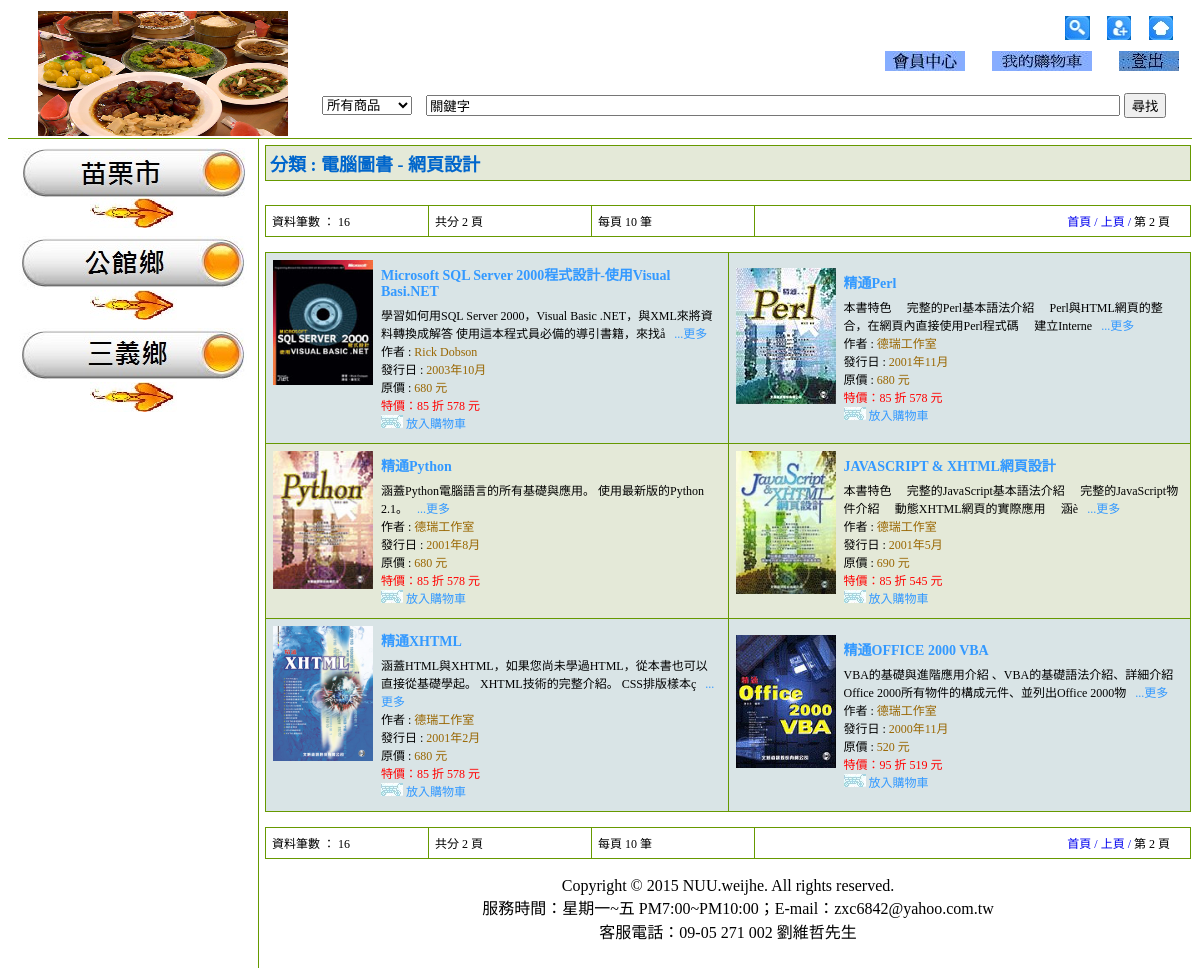
/index.php?page=1, run on the app's committed database.
### tables this page shows
CREATE TABLE `computer_books` (
  `id` int(11) NOT NULL auto_increment,
  `title` varchar(256) NOT NULL,
  `author` varchar(256) default NULL,
  `translator` varchar(256) default NULL,
  `contents` text,
  `feature` text,
  `cd` tinyint(4) default '0',
  `publishdate` date NOT NULL,
  `price` smallint(6) default '0',
  `discount` tinyint(4) default '100',
  `saleprice` smallint(6) default '0',
  `item_index` varchar(12) NOT NULL,
  `photo` varchar(256) default NULL,
  `publisher` varchar(64) default NULL,
  `color` tinyint(4) default '0',
  `category` varchar(20) default NULL,
  `category_type` varchar(20) default NULL,
  PRIMARY KEY  (`id`)
);

### index.php (the view, shortened to what this page needs)
<?php require_once('Connections/connection.php'); ?>
<?php
$page = 0;
if (isset($_GET['page'])) {
  $page = $_GET['page'];
}
?>
<?php
$rowsPerPage = 10;
$query = "SELECT * FROM " . $_SESSION['database'] . " WHERE author = '德瑞工作室'
	OR translator = '德瑞工作室' ORDER BY publishdate DESC";
$result = mysql_query($query, $connection) or die(mysql_error());
if ($result)
{
	$totalRows = mysql_num_rows($result);
	$totalPages = ceil($totalRows / $rowsPerPage);
}
?>
<?php
$startRow = $page * $rowsPerPage;
$current_query = sprintf("%s LIMIT %d, %d", $query, $startRow, $rowsPerPage);
$result = mysql_query($current_query, $connection) or die(mysql_error());
if ($result) {
	$rowsOfCurrentPage = mysql_num_rows($result);
}
?>
<!DOCTYPE html PUBLIC "-//W3C//DTD XHTML 1.0 Transitional//EN" "http://www.w3.org/TR/xhtml1/DTD/xhtml1-transitional.dtd">
<html xmlns="http://www.w3.org/1999/xhtml">
<head>
<link href="CSS/index.css" rel="stylesheet" type="text/css" />
</head>
<body>
<?php require_once("menu_top.php"); ?>
<table class="index_style1">
  <tr>
    <td class="index_style2">
      <span class="index_style3">
        分類 : 電腦圖書 - 網頁設計
      </span>
    </td>
  </tr>
</table>
<br />
<?php
if ($rowsOfCurrentPage)
{
?>
  <table class="index_style4">
    <tr>
      <td class="index_style5">
        資料筆數 ： <?php echo $totalRows ?>
      </td>
      <td class="index_style5">
        共分 <?php echo $totalPages; ?> 頁
      </td>
      <td class="index_style5">
        每頁 <?php echo $rowsPerPage; ?> 筆
      </td>
      <td class="index_style6">
			  <?php
				  if ($page > 0) {
			  ?>
            <a href="<?php printf("%s?page=%d", $_SERVER["PHP_SELF"], 0); ?>" class="index_style7">首頁 /</a>
				<?php
					}
				?>
        <?php
				  if ($page > 0) {
			  ?>
            <a href="<?php printf("%s?page=%d", $_SERVER["PHP_SELF"], max(0, $page - 1)); ?>"
              class="index_style7">上頁 /</a>
        <?php
					}
				?>
				第 <?php echo $page + 1; ?> 頁
      </td>
    </tr>
  </table>
  <table class="index_style8">
	<?php
    $odd = true;
		$index = 0;
    while ($row = mysql_fetch_assoc($result))
    {
      if ($odd)
      {
    ?>
      <tr>
    <?php
      }
      if ($index % 4 < 2)
      {
    ?>
		    <td class="index_style9">
    <?php
      } else {
		?>
			  <td class="index_style16">
    <?php
      }
		?>
          <table>
            <tr>
              <td class="index_style10">
                <img src="<?php echo 'photo/item/' . $row['photo']; ?>" width="100" />
              </td>
              <td class="index_style10">
                <table>
                  <tr>
                    <td class="index_style11">
                      <a href="item_detail.php?pro_id=<?php echo $row['id']; ?>" class="index_style12">
                        <?php echo $row['title']; ?>
                      </a>
                    </td>
                  </tr>
                  <tr>
                    <td class="index_style13">
                      <?php echo substr($row['feature'], 0, 140); ?>
                      <a href="item_detail.php?pro_id=<?php echo $row['id']; ?>" class="index_style12">
                        ...更多
                      </a>
                      <br />
                      作者 :
                      <span class="index_style14">
                        <?php echo $row['author']; ?>
                      </span>
                      <br />
                      發行日 :
                      <span class="index_style14">
                        <?php echo date("Y年n月", strtotime($row['publishdate'])); ?>
                      </span>
                      <br />
                      原價 :
											<span class="index_style14">
											  <?php echo $row['price']; ?> 元
                      </span>
                      <br />
                      <span class="index_style15">
                        特價：<?php echo $row['discount']; ?> 折
                         <?php echo $row['saleprice']; ?> 元
                      </span>
                      <br />
                      <img src="photo/item_list_shop.jpg" />
                      <a href="add_to_cart.php?id=<?php echo $row['id']; ?>" class="index_style12">
                        放入購物車
                      </a>
                    </td>
                  </tr>
                </table>
              </td>
            </tr>
          </table>
        </td>
    <?php
		  $odd = !$odd;
			$index++;
      if ($odd || ($index > $rowsPerPage - 1))
      {
    ?>
      </tr>
    <?php
			}
    }
    ?>
  </table>
  <table class="index_style4">
    <tr>
      <td class="index_style5">
        資料筆數 ： <?php echo $totalRows ?>
      </td>
      <td class="index_style5">
        共分 <?php echo $totalPages; ?> 頁
      </td>
      <td class="index_style5">
        每頁 <?php echo $rowsPerPage; ?> 筆
      </td>
      <td class="index_style6">
			  <?php
				  if ($page > 0) {
			  ?>
            <a href="<?php printf("%s?page=%d", $_SERVER["PHP_SELF"], 0); ?>" class="index_style7">首頁 /</a>
				<?php
					}
				?>
        <?php
				  if ($page > 0) {
			  ?>
            <a href="<?php printf("%s?page=%d", $_SERVER["PHP_SELF"], max(0, $page - 1)); ?>"
              class="index_style7">上頁 /</a>
        <?php
					}
				?>
				第 <?php echo $page + 1; ?> 頁
      </td>
    </tr>
  </table>
  <br />
<?php
}
?>
<?php require_once("menu_bottom.php"); ?>
</body>
</html>

### CSS/index.css (style rules this page uses)
.index_style1 { border-collapse: collapse; width: 100%; border: 1px solid #669900; }
.index_style2 { padding: 4px; background-color: #E4E9D8; }
.index_style3 { color: #0066CC; font-size: 18px; font-weight: bold; }
.index_style4 { border-collapse: collapse; width: 100%; border: 1px solid #669900; font-size: 12px; margin-top: 6px; }
.index_style5 { padding: 6px; width: 150px; border: 1px solid #669900; }
.index_style6 { padding: 4px; text-align: right; border: 1px solid #669900; padding-right: 20px; }
.index_style7 { text-decoration: none; }
.index_style8 { border-collapse: collapse; width: 100%; border: 1px solid #669900; font-size: 12px; margin-top: 15px; margin-bottom: 15px; }
.index_style9 { padding: 4px; width: 50%; border: 1px solid #669900; background-color: #D9E4E6; }
.index_style10 { vertical-align: top; }
.index_style11 { padding: 2px; font-size: 14px; font-weight: bold; }
.index_style12 { text-decoration: none; color: #3399FF; }
.index_style13 { padding: 2px; }
.index_style14 { color: #996600; }
.index_style15 { color: #FF0000; }
.index_style16 { padding: 4px; width: 50%; border: 1px solid #669900; background-color: #E4E9D8; }

### data on the page
computer_books: photo (picture), title "Microsoft SQL Server 2000程式設計-使用Visual Basi.NET", feature "學習如何用SQL Server 2000，Visual Basic .NET，與XML來將資料轉換成解答 使用這本程式員必備的導引書籍，來找å", author "Rick Dobson", publishdate "2003年10月", price "680", discount "85", saleprice "578"
computer_books: photo (picture), title "精通Perl", feature "本書特色  完整的Perl基本語法介紹  Perl與HTML網頁的整合，在網頁內直接使用Perl程式碼  建立Interne", author "德瑞工作室", publishdate "2001年11月", price "680", discount "85", saleprice "578"
computer_books: photo (picture), title "精通Python", feature "涵蓋Python電腦語言的所有基礎與應用。 使用最新版的Python 2.1。", author "德瑞工作室", publishdate "2001年8月", price "680", discount "85", saleprice "578"
computer_books: photo (picture), title "JAVASCRIPT & XHTML網頁設計", feature "本書特色  完整的JavaScript基本語法介紹  完整的JavaScript物件介紹  動態XHTML網頁的實際應用  涵è", author "德瑞工作室", publishdate "2001年5月", price "690", discount "85", saleprice "545"
computer_books: photo (picture), title "精通XHTML", feature "涵蓋HTML與XHTML，如果您尚未學過HTML，從本書也可以直接從基礎學起。 XHTML技術的完整介紹。 CSS排版樣本ç", author "德瑞工作室", publishdate "2001年2月", price "680", discount "85", saleprice "578"
computer_books: photo (picture), title "精通OFFICE 2000 VBA", feature "VBA的基礎與進階應用介紹 、VBA的基礎語法介紹、詳細介紹Office 2000所有物件的構成元件、並列出Office 2000物", author "德瑞工作室", publishdate "2000年11月", price "520", discount "95", saleprice "519"

### other printed values
$totalRows "16"
$totalPages "2"
$rowsPerPage "10"
$page + 1 "2"
